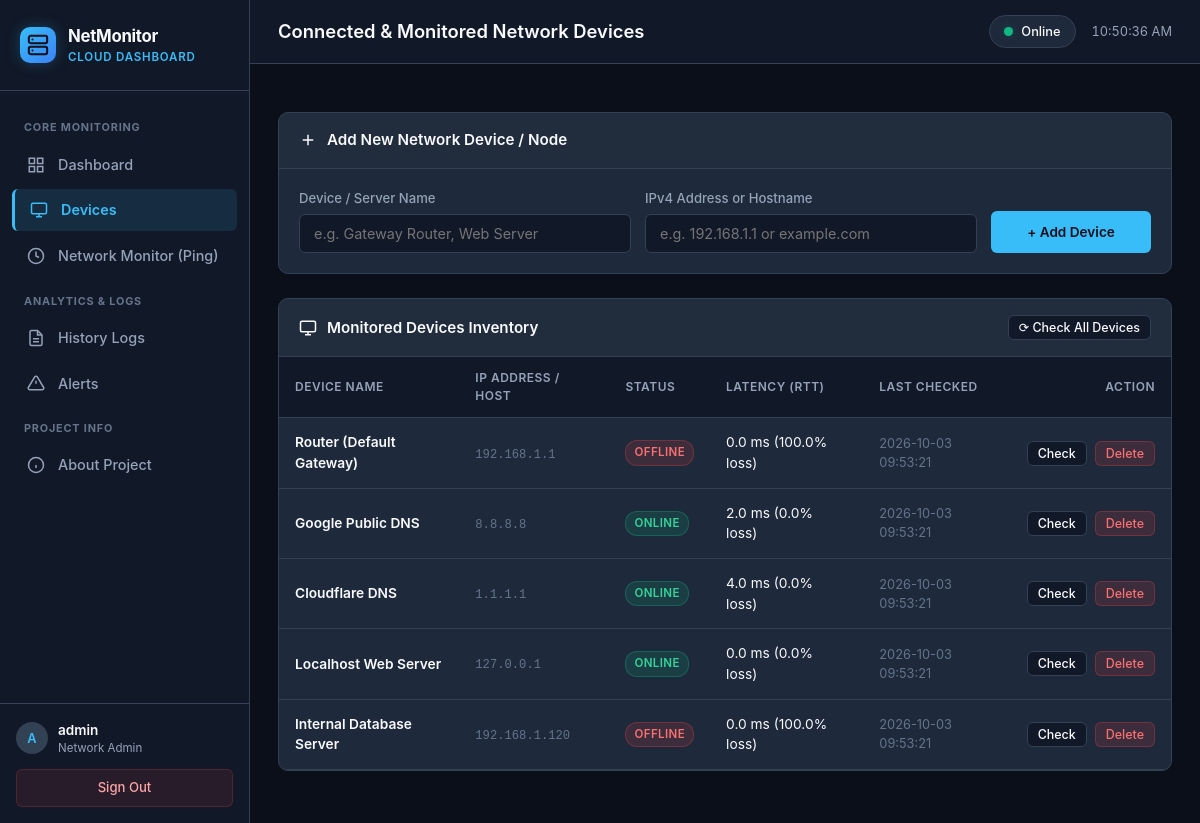
The app's page /devices (signed in) with its own data.
### tables this page shows
CREATE TABLE devices (
            id INTEGER PRIMARY KEY AUTOINCREMENT,
            name TEXT NOT NULL,
            ip_address TEXT NOT NULL,
            status TEXT DEFAULT 'Pending',
            latency_ms REAL DEFAULT 0,
            packet_loss REAL DEFAULT 0,
            last_checked TEXT NOT NULL
        );

### app.py (the view)
@app.route("/devices")
@login_required
def devices():
    conn = get_db()
    cursor = conn.cursor()
    cursor.execute("SELECT * FROM devices ORDER BY id ASC")
    device_rows = cursor.fetchall()
    conn.close()
    return render_template("devices.html", active_page="devices", devices=device_rows, user=session.get("user"))

### app.py (called while the page is built)
def get_db():
    conn = sqlite3.connect(DATABASE_PATH)
    conn.row_factory = sqlite3.Row
    return conn

def login_required(f):
    @wraps(f)
    def decorated_function(*args, **kwargs):
        if "user" not in session:
            flash("Please log in to access the Network Monitoring Dashboard.", "warning")
            return redirect(url_for("login"))
        return f(*args, **kwargs)
    return decorated_function

### templates/devices.html (shortened to what this page needs)
{% extends "base.html" %}
{% block header_title %}Connected & Monitored Network Devices{% endblock %}
{% block content %}
<div class="panel">
  <div class="panel-header">
    <div class="panel-title">
      <svg width="18" height="18" viewBox="0 0 24 24" fill="none" stroke="currentColor" stroke-width="2">
        <line x1="12" y1="5" x2="12" y2="19"></line>
        <line x1="5" y1="12" x2="19" y2="12"></line>
      </svg>
      Add New Network Device / Node
    </div>
  </div>
  <div class="panel-body">
    <form id="addDeviceForm">
      <div style="display: grid; grid-template-columns: repeat(auto-fit, minmax(240px, 1fr)) 160px; gap: 14px; align-items: end;">
        <div>
          <label class="form-label" for="deviceNameInput">Device / Server Name</label>
          <input
            type="text"
            id="deviceNameInput"
            class="form-control"
            placeholder="e.g. Gateway Router, Web Server"
            required
          >
        </div>
        <div>
          <label class="form-label" for="deviceIpInput">IPv4 Address or Hostname</label>
          <input
            type="text"
            id="deviceIpInput"
            class="form-control"
            placeholder="e.g. 192.168.1.1 or example.com"
            required
          >
        </div>
        <div>
          <button type="submit" class="btn btn-primary" id="addDeviceSubmitBtn" style="width: 100%; height: 42px;">
            + Add Device
          </button>
        </div>
      </div>
    </form>
  </div>
</div>
<div class="panel">
  <div class="panel-header">
    <div class="panel-title">
      <svg width="18" height="18" viewBox="0 0 24 24" fill="none" stroke="currentColor" stroke-width="2">
        <rect x="2" y="3" width="20" height="14" rx="2" ry="2"></rect>
        <line x1="8" y1="21" x2="16" y2="21"></line>
        <line x1="12" y1="17" x2="12" y2="21"></line>
      </svg>
      Monitored Devices Inventory
    </div>
    <div class="panel-actions">
      <button class="btn btn-secondary btn-sm" id="checkAllDevicesBtn">
        ⟳ Check All Devices
      </button>
    </div>
  </div>
  <div class="panel-body" style="padding: 0;">
    <div class="table-responsive">
      <table class="data-table" id="devicesTable">
        <thead>
          <tr>
            <th>Device Name</th>
            <th>IP Address / Host</th>
            <th>Status</th>
            <th>Latency (RTT)</th>
            <th>Last Checked</th>
            <th style="text-align: right;">Action</th>
          </tr>
        </thead>
        <tbody>
          {% for dev in devices %}
            <tr id="device-row-{{ dev.id }}">
              <td>
                <span class="table-device-name">{{ dev.name }}</span>
              </td>
              <td>
                <span class="table-device-ip">{{ dev.ip_address }}</span>
              </td>
              <td class="device-status-cell">
                {% if dev.status == 'Online' %}
                  <span class="badge badge-healthy">Online</span>
                {% elif dev.status == 'Offline' %}
                  <span class="badge badge-critical">Offline</span>
                {% else %}
                  <span class="badge badge-warning">{{ dev.status }}</span>
                {% endif %}
              </td>
              <td class="device-latency-cell">
                {{ dev.latency_ms }} ms ({{ dev.packet_loss }}% loss)
              </td>
              <td class="device-checked-cell" style="font-size: 0.8rem; color: var(--text-dim);">
                {{ dev.last_checked }}
              </td>
              <td style="text-align: right;">
                <div style="display: inline-flex; gap: 8px;">
                  <button class="btn btn-secondary btn-sm btn-check-device" data-id="{{ dev.id }}">
                    Check
                  </button>
                  <button class="btn btn-danger btn-sm btn-delete-device" data-id="{{ dev.id }}">
                    Delete
                  </button>
                </div>
              </td>
            </tr>
          {% else %}
            <tr>
              <td colspan="6" style="text-align: center; color: var(--text-muted); padding: 30px;">
                No monitored devices added yet. Use the form above to add your first network device.
              </td>
            </tr>
          {% endfor %}
        </tbody>
      </table>
    </div>
  </div>
</div>
{% endblock %}

### templates/base.html (shortened to what this page needs)
<!DOCTYPE html>
<html lang="en">
<head>
  <link rel="stylesheet" href="{{ url_for('static', filename='css/style.css') }}">
</head>
<body>
  <div class="app-wrapper">
    <aside class="app-sidebar">
      <div class="sidebar-header">
        <div class="brand-icon">
        </div>
        <div class="brand-title">
          <h2>NetMonitor</h2>
          <p>Cloud Dashboard</p>
        </div>
      </div>
      <ul class="sidebar-nav">
        <span class="nav-label">Core Monitoring</span>
        <li>
          <a href="{{ url_for('dashboard') }}" class="{% if active_page == 'dashboard' %}active{% endif %}">
            <span class="nav-icon">
              <svg width="18" height="18" viewBox="0 0 24 24" fill="none" stroke="currentColor" stroke-width="2">
                <rect x="3" y="3" width="7" height="7"></rect>
                <rect x="14" y="3" width="7" height="7"></rect>
                <rect x="14" y="14" width="7" height="7"></rect>
                <rect x="3" y="14" width="7" height="7"></rect>
              </svg>
            </span>
            Dashboard
          </a>
        </li>
        <li>
          <a href="{{ url_for('devices') }}" class="{% if active_page == 'devices' %}active{% endif %}">
            <span class="nav-icon">
              <svg width="18" height="18" viewBox="0 0 24 24" fill="none" stroke="currentColor" stroke-width="2">
                <rect x="2" y="3" width="20" height="14" rx="2" ry="2"></rect>
                <line x1="8" y1="21" x2="16" y2="21"></line>
                <line x1="12" y1="17" x2="12" y2="21"></line>
              </svg>
            </span>
            Devices
          </a>
        </li>
        <li>
          <a href="{{ url_for('monitor') }}" class="{% if active_page == 'monitor' %}active{% endif %}">
            <span class="nav-icon">
              <svg width="18" height="18" viewBox="0 0 24 24" fill="none" stroke="currentColor" stroke-width="2">
                <circle cx="12" cy="12" r="10"></circle>
                <polyline points="12 6 12 12 16 14"></polyline>
              </svg>
            </span>
            Network Monitor (Ping)
          </a>
        </li>
        <span class="nav-label">Analytics & Logs</span>
        <li>
          <a href="{{ url_for('history') }}" class="{% if active_page == 'history' %}active{% endif %}">
            <span class="nav-icon">
              <svg width="18" height="18" viewBox="0 0 24 24" fill="none" stroke="currentColor" stroke-width="2">
                <path d="M14 2H6a2 2 0 0 0-2 2v16a2 2 0 0 0 2 2h12a2 2 0 0 0 2-2V8z"></path>
                <polyline points="14 2 14 8 20 8"></polyline>
                <line x1="16" y1="13" x2="8" y2="13"></line>
                <line x1="16" y1="17" x2="8" y2="17"></line>
              </svg>
            </span>
            History Logs
          </a>
        </li>
        <li>
          <a href="{{ url_for('alerts') }}" class="{% if active_page == 'alerts' %}active{% endif %}">
            <span class="nav-icon">
              <svg width="18" height="18" viewBox="0 0 24 24" fill="none" stroke="currentColor" stroke-width="2">
                <path d="M10.29 3.86L1.82 18a2 2 0 0 0 1.71 3h16.94a2 2 0 0 0 1.71-3L13.71 3.86a2 2 0 0 0-3.42 0z"></path>
                <line x1="12" y1="9" x2="12" y2="13"></line>
                <line x1="12" y1="17" x2="12.01" y2="17"></line>
              </svg>
            </span>
            Alerts
          </a>
        </li>
        <span class="nav-label">Project Info</span>
        <li>
          <a href="{{ url_for('about') }}" class="{% if active_page == 'about' %}active{% endif %}">
            <span class="nav-icon">
              <svg width="18" height="18" viewBox="0 0 24 24" fill="none" stroke="currentColor" stroke-width="2">
                <circle cx="12" cy="12" r="10"></circle>
                <line x1="12" y1="16" x2="12" y2="12"></line>
                <line x1="12" y1="8" x2="12.01" y2="8"></line>
              </svg>
            </span>
            About Project
          </a>
        </li>
      </ul>
      <div class="sidebar-footer">
        <div class="user-badge">
          <div class="user-avatar">
            {{ user.username[0]|upper if user and user.username else 'A' }}
          </div>
          <div class="user-info">
            <div class="username">{{ user.username if user else 'Administrator' }}</div>
            <div class="user-role">{{ user.role if user else 'Network Admin' }}</div>
          </div>
        </div>
        <a href="{{ url_for('logout') }}" class="btn-logout">
          Sign Out
        </a>
      </div>
    </aside>
    <div class="app-main">
      <header class="app-topbar">
        <div class="topbar-left">
          <h1 class="page-title">{% block header_title %}Network Overview{% endblock %}</h1>
        </div>
        <div class="topbar-right">
          <div class="system-status-indicator">
            <span class="status-dot healthy" id="topStatusDot"></span>
            <span id="topStatusText">Online</span>
          </div>
          <div class="server-clock" id="serverClock">--:--:--</div>
        </div>
      </header>
      <main class="page-body">
        {% block content %}{% endblock %}
      </main>
    </div>
  </div>
</body>
</html>

### records on screen
devices: name "Router (Default Gateway)", ip_address "192.168.1.1", status "OFFLINE", latency_ms "0.0", packet_loss "100.0", last_checked "2026-10-03 09:53:21"
devices: name "Google Public DNS", ip_address "8.8.8.8", status "ONLINE", latency_ms "2.0", packet_loss "0.0", last_checked "2026-10-03 09:53:21"
devices: name "Cloudflare DNS", ip_address "1.1.1.1", status "ONLINE", latency_ms "4.0", packet_loss "0.0", last_checked "2026-10-03 09:53:21"
devices: name "Localhost Web Server", ip_address "127.0.0.1", status "ONLINE", latency_ms "0.0", packet_loss "0.0", last_checked "2026-10-03 09:53:21"
devices: name "Internal Database Server", ip_address "192.168.1.120", status "OFFLINE", latency_ms "0.0", packet_loss "100.0", last_checked "2026-10-03 09:53:21"

### other values on screen
{{ user.username[0]|upper if user and user.username else 'A' }} "A"
{{ user.username if user else 'Administrator' }} "admin"
{{ user.role if user else 'Network Admin' }} "Network Admin"
